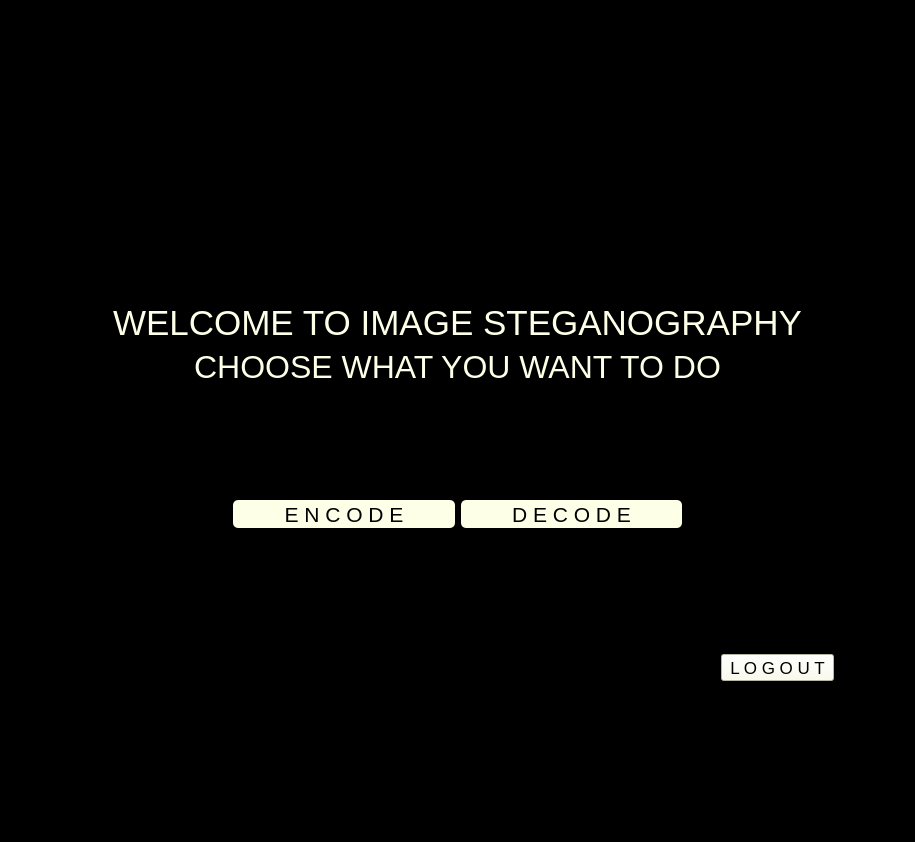
<?xml version="1.0" encoding="UTF-8"?>
<ui version="4.0">
 <class>MENU</class>
 <widget class="QWidget" name="MENU">
  <property name="geometry">
   <rect>
    <x>0</x>
    <y>0</y>
    <width>915</width>
    <height>842</height>
   </rect>
  </property>
  <property name="windowTitle">
   <string>Form</string>
  </property>
  <property name="styleSheet">
   <string notr="true">background-color: rgb(0, 0, 0);</string>
  </property>
  <layout class="QVBoxLayout" name="verticalLayout_2">
   <item>
    <layout class="QVBoxLayout" name="verticalLayout" stretch="0,0,0,0,0,0,0,0">
     <property name="spacing">
      <number>6</number>
     </property>
     <item>
      <spacer name="verticalSpacer_3">
       <property name="orientation">
        <enum>Qt::Vertical</enum>
       </property>
       <property name="sizeType">
        <enum>QSizePolicy::Fixed</enum>
       </property>
       <property name="sizeHint" stdset="0">
        <size>
         <width>20</width>
         <height>35</height>
        </size>
       </property>
      </spacer>
     </item>
     <item>
      <layout class="QHBoxLayout" name="horizontalLayout_5">
       <item>
        <widget class="QLabel" name="label">
         <property name="text">
          <string/>
         </property>
         <property name="pixmap">
          <pixmap resource="../../../../../Desktop/Python/photos/maybe_final.qrc">:/img/S.H.I.E.L.D._logo_NEW.png</pixmap>
         </property>
         <property name="alignment">
          <set>Qt::AlignCenter</set>
         </property>
        </widget>
       </item>
      </layout>
     </item>
     <item>
      <layout class="QHBoxLayout" name="horizontalLayout">
       <item>
        <widget class="QLabel" name="welcome">
         <property name="font">
          <font>
           <pointsize>26</pointsize>
          </font>
         </property>
         <property name="styleSheet">
          <string notr="true">color: rgb(253, 255, 231);</string>
         </property>
         <property name="text">
          <string>WELCOME TO IMAGE STEGANOGRAPHY</string>
         </property>
         <property name="alignment">
          <set>Qt::AlignBottom|Qt::AlignHCenter</set>
         </property>
        </widget>
       </item>
      </layout>
     </item>
     <item>
      <layout class="QHBoxLayout" name="horizontalLayout_2">
       <item>
        <widget class="QLabel" name="choose">
         <property name="font">
          <font>
           <pointsize>24</pointsize>
          </font>
         </property>
         <property name="styleSheet">
          <string notr="true">color: rgb(253, 255, 231);</string>
         </property>
         <property name="text">
          <string>CHOOSE WHAT YOU WANT TO DO</string>
         </property>
         <property name="alignment">
          <set>Qt::AlignHCenter|Qt::AlignTop</set>
         </property>
        </widget>
       </item>
      </layout>
     </item>
     <item>
      <layout class="QHBoxLayout" name="horizontalLayout_3">
       <item>
        <spacer name="horizontalSpacer">
         <property name="orientation">
          <enum>Qt::Horizontal</enum>
         </property>
         <property name="sizeHint" stdset="0">
          <size>
           <width>40</width>
           <height>20</height>
          </size>
         </property>
        </spacer>
       </item>
       <item>
        <widget class="QToolButton" name="encode_button">
         <property name="sizePolicy">
          <sizepolicy hsizetype="Expanding" vsizetype="Fixed">
           <horstretch>0</horstretch>
           <verstretch>0</verstretch>
          </sizepolicy>
         </property>
         <property name="font">
          <font>
           <pointsize>16</pointsize>
           <weight>50</weight>
           <bold>false</bold>
          </font>
         </property>
         <property name="cursor">
          <cursorShape>PointingHandCursor</cursorShape>
         </property>
         <property name="styleSheet">
          <string notr="true">border-radius:5px;
background-color: rgb(253, 255, 231);
color: rgb(0, 0, 0);</string>
         </property>
         <property name="text">
          <string>E N C O D E</string>
         </property>
        </widget>
       </item>
       <item>
        <widget class="QToolButton" name="decode_button">
         <property name="sizePolicy">
          <sizepolicy hsizetype="Expanding" vsizetype="Fixed">
           <horstretch>0</horstretch>
           <verstretch>0</verstretch>
          </sizepolicy>
         </property>
         <property name="font">
          <font>
           <pointsize>16</pointsize>
           <weight>50</weight>
           <bold>false</bold>
          </font>
         </property>
         <property name="cursor">
          <cursorShape>PointingHandCursor</cursorShape>
         </property>
         <property name="styleSheet">
          <string notr="true">border-radius:5px;
color: rgb(0, 0, 0);
background-color: rgb(253, 255, 231);</string>
         </property>
         <property name="text">
          <string>D E C O D E</string>
         </property>
        </widget>
       </item>
       <item>
        <spacer name="horizontalSpacer_2">
         <property name="orientation">
          <enum>Qt::Horizontal</enum>
         </property>
         <property name="sizeHint" stdset="0">
          <size>
           <width>40</width>
           <height>20</height>
          </size>
         </property>
        </spacer>
       </item>
      </layout>
     </item>
     <item>
      <spacer name="verticalSpacer_2">
       <property name="orientation">
        <enum>Qt::Vertical</enum>
       </property>
       <property name="sizeType">
        <enum>QSizePolicy::Fixed</enum>
       </property>
       <property name="sizeHint" stdset="0">
        <size>
         <width>20</width>
         <height>120</height>
        </size>
       </property>
      </spacer>
     </item>
     <item>
      <layout class="QHBoxLayout" name="horizontalLayout_4">
       <item>
        <spacer name="horizontalSpacer_3">
         <property name="orientation">
          <enum>Qt::Horizontal</enum>
         </property>
         <property name="sizeHint" stdset="0">
          <size>
           <width>40</width>
           <height>20</height>
          </size>
         </property>
        </spacer>
       </item>
       <item>
        <widget class="QToolButton" name="logout">
         <property name="font">
          <font>
           <pointsize>13</pointsize>
           <weight>50</weight>
           <bold>false</bold>
          </font>
         </property>
         <property name="cursor">
          <cursorShape>PointingHandCursor</cursorShape>
         </property>
         <property name="styleSheet">
          <string notr="true">
background-color: rgb(253, 255, 231);
color: rgb(0, 0, 0);</string>
         </property>
         <property name="text">
          <string>L O G O U T</string>
         </property>
        </widget>
       </item>
       <item>
        <spacer name="horizontalSpacer_4">
         <property name="orientation">
          <enum>Qt::Horizontal</enum>
         </property>
         <property name="sizeType">
          <enum>QSizePolicy::Fixed</enum>
         </property>
         <property name="sizeHint" stdset="0">
          <size>
           <width>70</width>
           <height>20</height>
          </size>
         </property>
        </spacer>
       </item>
      </layout>
     </item>
     <item>
      <spacer name="verticalSpacer">
       <property name="orientation">
        <enum>Qt::Vertical</enum>
       </property>
       <property name="sizeType">
        <enum>QSizePolicy::Fixed</enum>
       </property>
       <property name="sizeHint" stdset="0">
        <size>
         <width>20</width>
         <height>150</height>
        </size>
       </property>
      </spacer>
     </item>
    </layout>
   </item>
  </layout>
 </widget>
 <resources>
  <include location="../../../../../Desktop/Python/photos/background.qrc"/>
  <include location="../../../../../Desktop/Python/photos/maybe_final.qrc"/>
 </resources>
 <connections/>
</ui>
